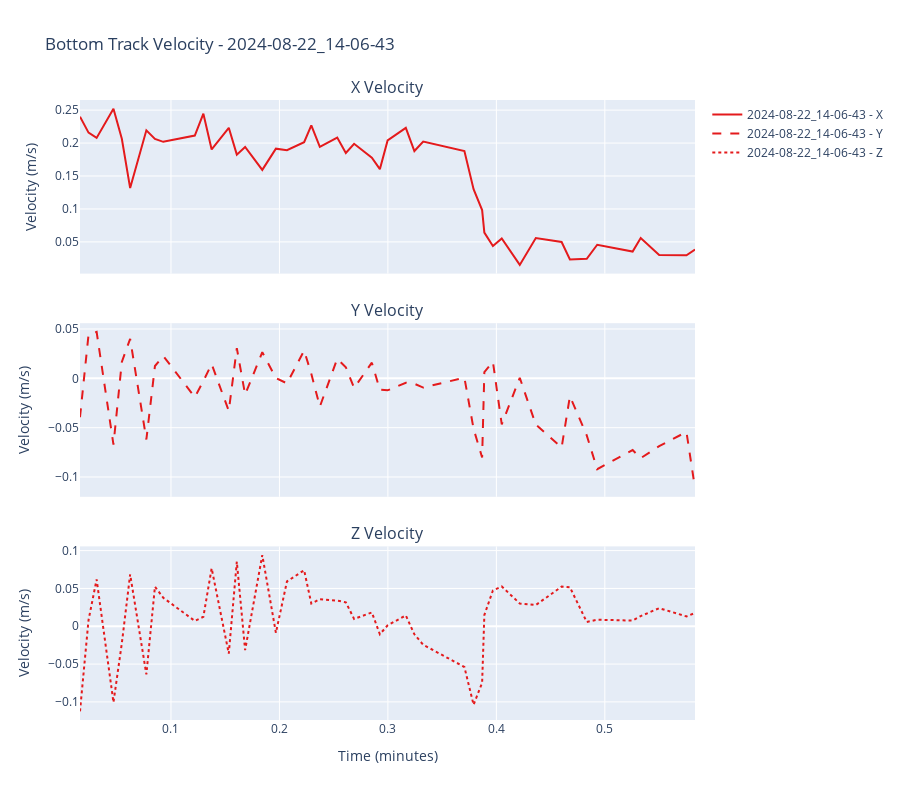
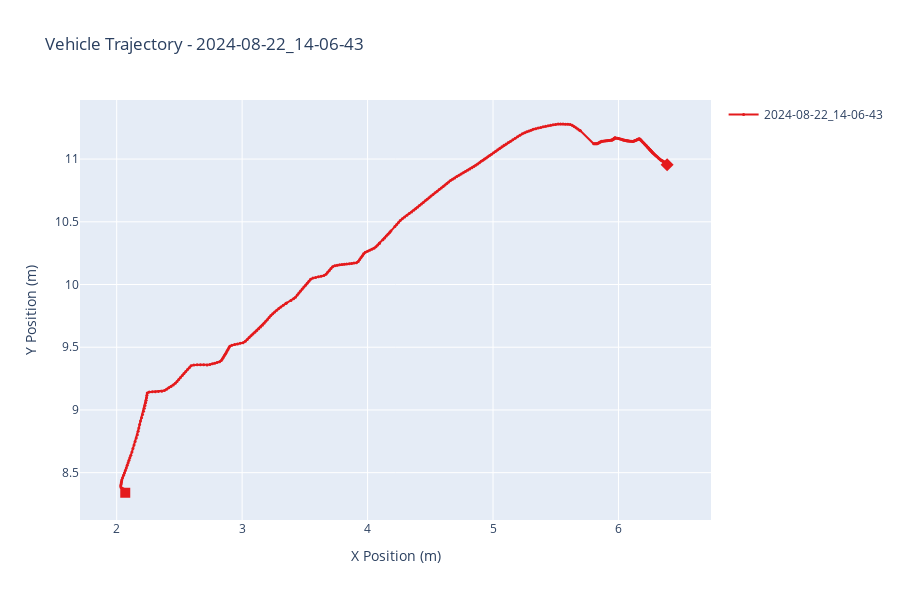
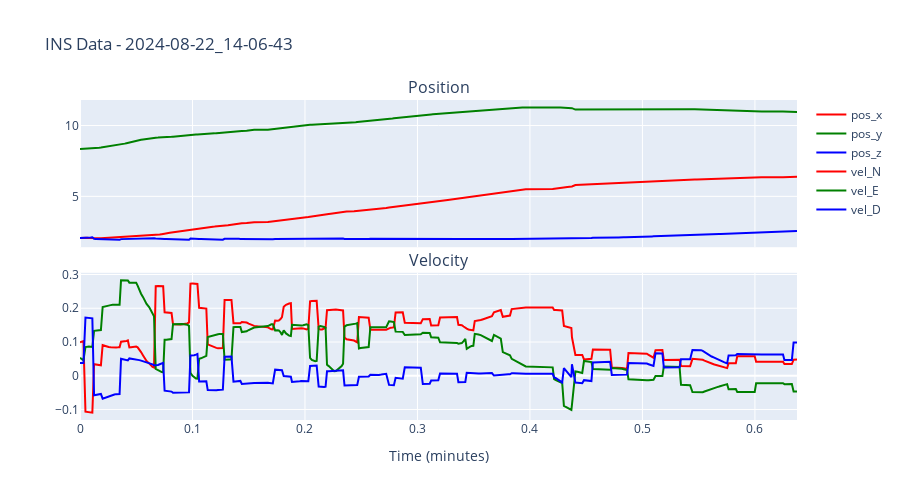
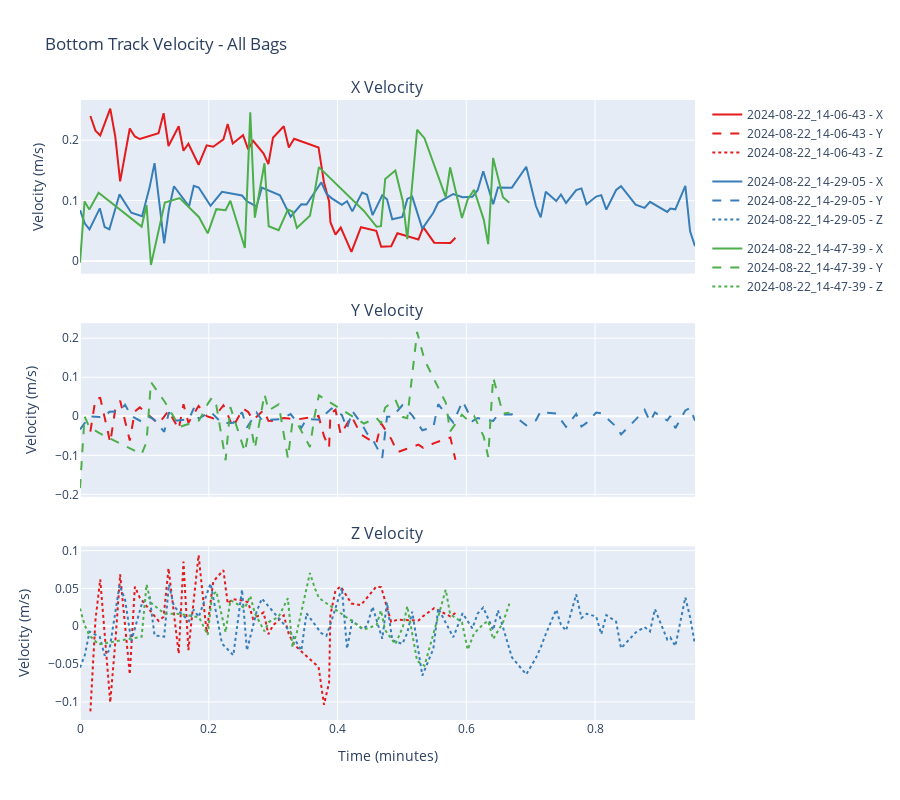

Notebook cell for these charts, in order:
### Code cell
# Run the refactored notebook workflow from utils.nucleus1000dvl_analysis
from utils import nucleus1000dvl_analysis as dvl_utils
print('🚀 Running consolidated Nucleus1000DVL analysis workflow (utils)')
workflow_result = dvl_utils.run_full_notebook_workflow(by_bag_folder=BY_BAG_FOLDER,
                                                     bag_selection=BAG_SELECTION,
                                                     sensor_selection=SENSOR_SELECTION,
                                                     export_summary=EXPORT_SUMMARY,
                                                     export_plots=EXPORT_PLOTS,
                                                     output_folder=OUTPUT_FOLDER)
print('Workflow result:', workflow_result)
